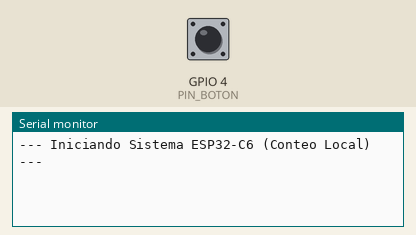
The sketch below on a simulated ESP32-C6. Parts: the last lines printed to the serial monitor. The test bench sets the inputs (shaded band); at power-on: GPIO 4 (PIN_BOTON) HIGH.

Above: at 1.3 s.
1.4 s: GPIO 4 (PIN_BOTON) pulled LOW for 0.15 s
At 2.6 s:
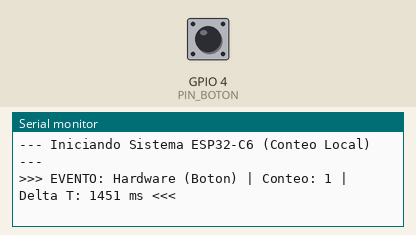
3.0 s: GPIO 4 (PIN_BOTON) pulled LOW for 1 s
At 3.8 s:
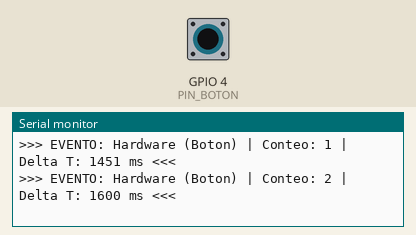
5.5 s: GPIO 4 (PIN_BOTON) pulled LOW for 0.15 s
At 6.9 s:
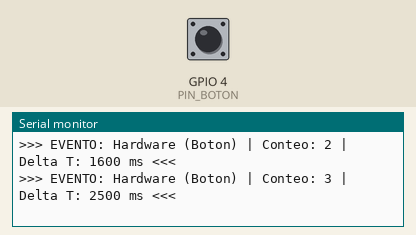

The sketch:

ejercicio2.ino
```cpp
/*
 * Monitoría: Instrumentación y Electrónica
 * Proyecto: Conteo de Pulsos e Interrupciones (Local / Sin Wi-Fi)
 * Placa: ESP32-C6
 */

// --- Configuración de Pines ---
const int PIN_BOTON = 4; // Conectado a GND al presionar

// --- Variables para Lógica y Tiempos ---
unsigned long tiempoUltimoPulsoValido = 0;
unsigned long diferenciaTiempo = 0;
int contadorInterrupciones = 0;

// Variables para el ISR (Debounce Diferido)
volatile bool posiblePresion = false;
volatile unsigned long tiempoInterrupcion = 0;

// --- Interrupción por Hardware (ISR) ---
void IRAM_ATTR manejadorBoton() {
  if (!posiblePresion) {
    tiempoInterrupcion = millis();
    posiblePresion = true;
  }
}

void setup() {
  Serial.begin(115200);
  delay(100);

  Serial.println("\n--- Iniciando Sistema ESP32-C6 (Conteo Local) ---");

  pinMode(PIN_BOTON, INPUT_PULLUP);
  attachInterrupt(digitalPinToInterrupt(PIN_BOTON), manejadorBoton, FALLING);
}

void loop() {
  // 1. Lógica de Debounce Diferido
  if (posiblePresion) {
    noInterrupts();
    unsigned long tInterrupcion = tiempoInterrupcion;
    interrupts();

    if (millis() - tInterrupcion > 50) {
      if (digitalRead(PIN_BOTON) == LOW) {
        unsigned long tiempoActual = millis();
        diferenciaTiempo = tiempoActual - tiempoUltimoPulsoValido;
        tiempoUltimoPulsoValido = tiempoActual;

        contadorInterrupciones++;

        // Imprimir únicamente al presionar
        Serial.print(">>> EVENTO: Hardware (Boton) | Conteo: ");
        Serial.print(contadorInterrupciones);
        Serial.print(" | Delta T: ");
        Serial.print(diferenciaTiempo);
        Serial.println(" ms <<<");

      }
      posiblePresion = false;
    }
  }
}
```

Measured:
- after the input at 1.4 s, the serial monitor: prints a new line after 0.05 s (image 1)
- after the input at 3.0 s, the serial monitor: prints a new line after 0.05 s (image 2)
- after the input at 5.5 s, the serial monitor: prints a new line after 0.05 s (image 3)
